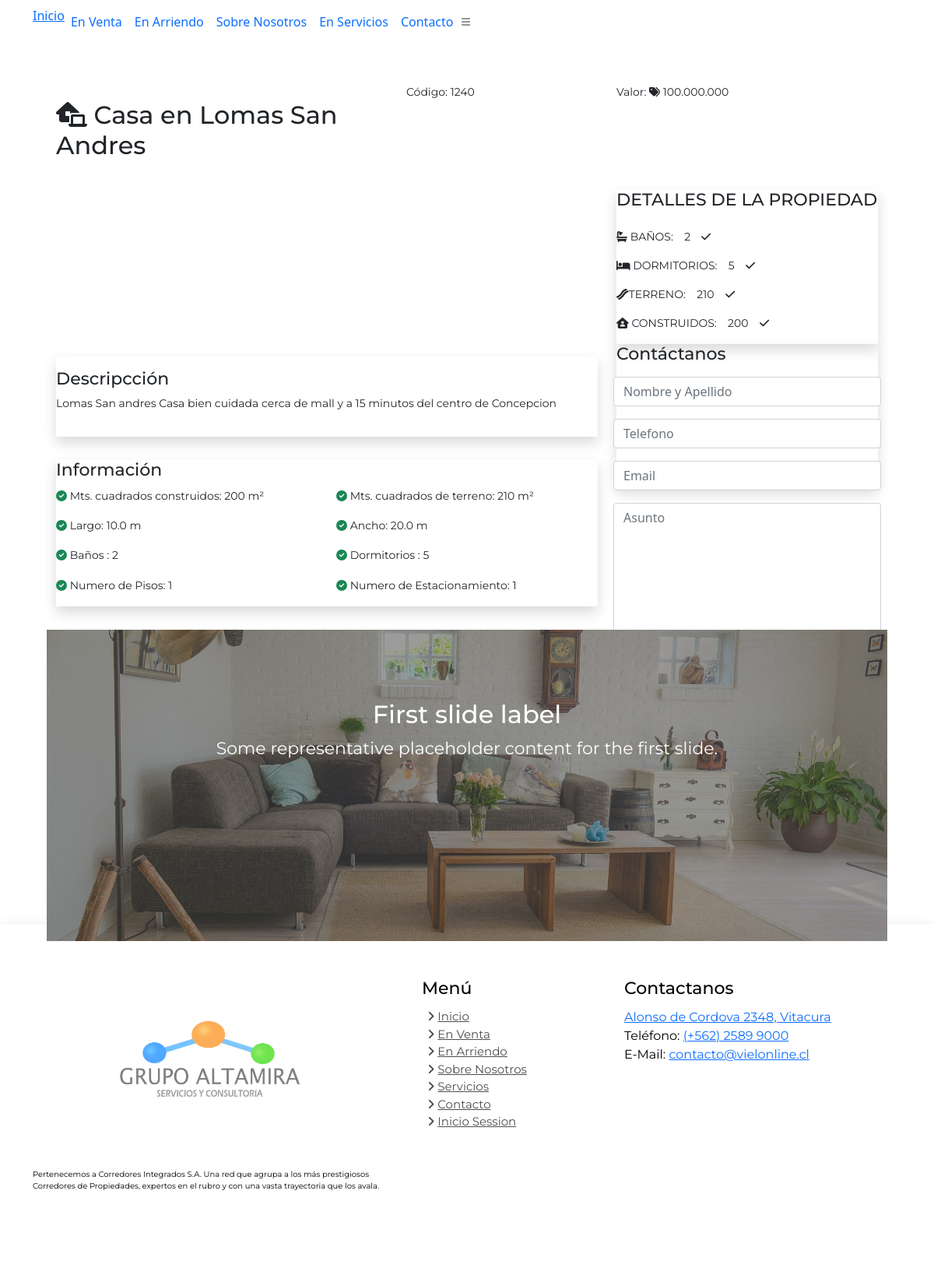
/1/, run on the app's committed database.
### service/models.py (models this page shows)
class BienRaiz(models.Model):
    title               = models.CharField(max_length=50, null=False, blank=False)
    description         = models.TextField(max_length=5000, null=False, blank=False)
    date_published      = models.DateTimeField(auto_now_add=True, verbose_name="date published")
    date_updated        = models.DateTimeField(auto_now=True, verbose_name="date updated")
    price               = models.CharField(max_length=20,null=False, blank=False)                        # precio
    common_expenses     = models.IntegerField(null=True, blank=True)                                     # gastos comunes
    m2_construction         = models.IntegerField()                                     # metros cuadrados construccion
    m2_terrain              = models.IntegerField()                                     # metros cadrados terreno
    height                  = models.FloatField()                                       # alto
    width                   = models.FloatField()                                       # ancho
    n_bath                  = models.IntegerField()                                     # numero de baños
    n_room                  = models.IntegerField()                                     # numero habitaciones
    n_parking               = models.IntegerField()                                     # numero de estacionamiento
    n_flat                  = models.IntegerField()                                     # numero de pisos
    country                 = models.CharField(max_length=50,null=False, blank=False)   # pais
    town                    = models.CharField(max_length=50,null=False, blank=False)   # ciudad
    sector                  = models.CharField(max_length=50,null=False, blank=False)   # sector
    is_vent                 = models.BooleanField()
    favorite                = models.BooleanField()
    region                  = models.IntegerField(null=False, blank=False,choices=REGION_STATUS,default = 1)   # region
    operation               = models.IntegerField(null=False,blank=False,choices=OPERATION_STATUS,default = 1)
    type_p                  = models.IntegerField(null=False,blank=False,choices=TYPE_STATUS,default = 1)
    author                  = models.ForeignKey(settings.AUTH_USER_MODEL, on_delete=models.CASCADE) # usuario
    img_principal           = models.ImageField(upload_to=upload_location2, null=True, blank=True)
    code                    = models.IntegerField(unique=True)

### app/views.py (the view)
def detail_service(request,id):
    context = {}
    services = BienRaiz.objects.get(id=id)
    gal = galeryService.objects.filter(owner=services)
    if len(gal) == 1 or len(gal) == 0:
        context["primera_imagen"] = gal
    else:
        context['primera_imagen'] = gal[0]
        context["servicio_imagen"] = gal[1:]
    context["servicios"] = services
    return render(request,'detail.html',context)

### app/templates/detail.html (shortened to what this page needs)
{% extends 'base.html' %}
{% load static %}
{% block content %}
<header id="header" class="fixed-top ">
    <div class="container d-flex align-items-center">
        <nav id="navbar" class="navbar navbar-expand-lg ">
            <div class="collapse navbar-collapse" id="navbarNavAltMarkup">
                <ul class="navbar-nav ml-auto">
                    <div class="navbar-nav">
                        <li><a class="getstarted2 scrollto cnav2" href="/"> Inicio </a></li>
                        <li><a class="nav-link scrollto cnav2 " href="/venta/"> En
                                Venta</a></li>
                        <li><a class="nav-link scrollto cnav2" href="/arriendo/"> En
                                Arriendo</a></li>
                        <li><a class="nav-link   scrollto cnav2" href="/nosotros/"> Sobre
                                Nosotros</a></li>
                        <li><a class="nav-link   scrollto cnav2" href="/servicios/">
                                En Servicios</a></li>
                        <li><a class="nav-link scrollto cnav2" href="/contacto/">
                                Contacto</a></li>
                        </ul>
            </div>
            <i class="bi bi-list mobile-nav-toggle"></i>
        </nav>
    </div>
</header>
<div class="container">
    <div class="row my-2">
        {% if servicios %}
        <div class="col-xl-5 col-xxl-5 col-lg-5 col-md-5 col-sm-12 col-12 mx-auto my-2">
            <h1><i class="fas fa-laptop-house"></i> {{ servicios.title }}</h1>
        </div>
        <div class="col-xl-3 col-xxl-3 col-lg-3 col-md-3 col-sm-12 col-12 mx-auto my-2">
            <div class="price-desing">
                <p>Código: {{servicios.code}} </p>
            </div>
        </div>
        <div class="col-xl-4 col-xxl-4 col-lg-4 col-md-4 col-sm-12 col-12 mx-auto my-2">
            <div class="price-desing">
                 <p>Valor: <i class="fas fa-tags"></i> {{servicios.price}}</p>
            </div>
        </div>
        {% endif %}
    </div>
    <div class="row">
        <div class="left-column col-12 col-lg-8 ">
            <div id="carouselExampleFade" class="carousel slide carousel-fade" data-bs-ride="carousel">
                <button class="carousel-control-prev" type="button" data-bs-target="#carouselExampleFade"
                    data-bs-slide="prev">
                    <span class="carousel-control-prev-icon" aria-hidden="true"></span>
                </button>
                <button class="carousel-control-next" type="button" data-bs-target="#carouselExampleFade"
                    data-bs-slide="next">
                    <span class="carousel-control-next-icon" aria-hidden="true"></span>
                </button>
            </div>
        </div>
        <div class="right-column col-12 col-lg-4 d-lg-flex d-none flex-column">
            <div class="content-cad shadow">
                <h2>DETALLES DE LA PROPIEDAD</h2>
                <div class="row mt-4">
                    <div class="col-12">
                        <p> <i class="fas fa-bath"></i>  BAÑOS:
                            &ensp; {{servicios.n_bath}} &ensp;  <i class="fas fa-check"></i> </p>
                    </div>
                </div>
                <div class="row">
                    <div class="col">
                        <p> <i class="fas fa-bed"></i> DORMITORIOS:
                            &ensp; {{servicios.n_room}} &ensp; <i class="fas fa-check"></i> </p>
                    </div>
                </div>
                <div class="row">
                    <div class="col">
                        <p> <i class="fas fa-bacon"></i>TERRENO:
                            &ensp; {{servicios.m2_terrain}} &ensp; <i class="fas fa-check"></i> </p>
                    </div>
                </div>
                <div class="row">
                    <div class="col">
                        <p> <i class="fas fa-house-user"></i> CONSTRUIDOS:
                            &ensp; {{servicios.m2_construction}} &ensp; <i class="fas fa-check"></i> </p>
                    </div>
                </div>
        </div>
        </div>
    </div>
</div>
<div class="container">
    <div class="row">
        <div class="left-column col-lg-8 ">
            <div class="content-cad shadow">
                {% if servicios %}
                <div class="row my-3">
                    <div class="col my-3">
                        <h2> Descripcción </h2>
                        <p> {{servicios.description}}</p>
                    </div>
                </div>
            </div>
            <div class="content-cad shadow">
                <h2> Información </h2>
                <div class="row">
                    <div class="col">
                        <p> <i class="fas fa-check-circle text-success mt-1 mr-2"></i> Mts. cuadrados construidos:
                            {{servicios.m2_construction}} m² </p>
                    </div>
                    <div class="col">
                        <p> <i class="fas fa-check-circle text-success mt-1 mr-2"></i> Mts. cuadrados de terreno:
                            {{servicios.m2_terrain}} m²</p>
                    </div>
                </div>
                <div class="row">
                    <div class="col">
                        <p> <i class="fas fa-check-circle text-success mt-1 mr-2"></i> Largo: {{servicios.height}} m</p>
                    </div>
                    <div class="col">
                        <p> <i class="fas fa-check-circle text-success mt-1 mr-2"></i> Ancho: {{servicios.width}} m</p>
                    </div>
                </div>
                <div class="row">
                    <div class="col">
                        <p> <i class="fas fa-check-circle text-success mt-1 mr-2"></i> Baños :
                            {{servicios.n_bath}} </p>
                    </div>
                    <div class="col">
                        <p> <i class="fas fa-check-circle text-success mt-1 mr-2"></i> Dormitorios :
                            {{servicios.n_room}} </p>
                    </div>
                </div>
                <div class="row">
                    <div class="col">
                        <p> <i class="fas fa-check-circle text-success mt-1 mr-2"></i> Numero de Pisos: {{servicios.n_parking}} </p>
                    </div>
                    <div class="col">
                        <p> <i class="fas fa-check-circle text-success mt-1 mr-2"></i> Numero de Estacionamiento: {{servicios.n_flat}}
                        </p>
                    </div>
                </div>
            </div>
            {% endif %}
        </div>
        <div class="right-column col-lg-4 d-lg-flex d-none flex-column">
            <div class="content-cad shadow">
                <h2> Contáctanos </h2>
                <div class="form">
                    <form class="form-group" method="POST">
                        <div class="row">
                            <div class="p-2">
                                <input type="text" name="name" class="form-control" placeholder="Nombre y Apellido" required
                                    autofocus>
                            </div>
                            <div class="p-2">
                                <input type="text" name="phone" class="form-control" placeholder="Telefono" required autofocus>
                            </div>
                            <div class="topmargin-xs p-2">
                                <input type="email" name="email" class="form-control" placeholder="Email" required autofocus>
                            </div>
                            <div class="topmargin-xs p-2">
                                <textarea name="message" class="form-control" cols="30" rows="10" placeholder="Asunto" required
                                    autofocus></textarea>
                            </div>
                            <div class="col-md-12 topmargin-xs">
                            </div>
                        </div>
                    </form>
                </div>
            </div>
        </div>
    </div>
</div>
<div id="carouselExampleCaptions" class="carousel slide" data-bs-ride="carousel">
    <div class="carousel-inner">
        <div class="carousel-item active">
            <div class="carrusel-edit-img-servicios">
            </div>
            <div class="carousel-caption d-none d-md-block desing-message">
                <h5>First slide label</h5>
                <p>Some representative placeholder content for the first slide.</p>
            </div>
        </div>
    </div>
</div>
{% endblock %}

### templates/base.html (shortened to what this page needs)
{% load static %}
<!DOCTYPE html>
<html lang="en">
<head>
    {% include 'snippets/head.html' %}
</head>
<body>
    <div class="container-pd">
        {% block content %}
        {% endblock content %}
    </div>
    <br>
    <footer">
        {% include 'snippets/footer.html' %}
</body>
</html>

### templates/snippets/head.html (shortened to what this page needs)
{% load static %}
<link href="https://cdn.jsdelivr.net/npm/bootstrap@5.0.0-beta3/dist/css/bootstrap.min.css" rel="stylesheet"
>
<link rel="stylesheet" href="https://cdn.jsdelivr.net/npm/bootstrap-icons@1.3.0/font/bootstrap-icons.css">
<link rel="stylesheet" href="{% static 'css/style_principal.css' %}">
<link rel="stylesheet" href="{% static 'css/css_element_utils.css' %}">
<link rel="stylesheet" href="{% static 'css/home_styles.css' %}">

### templates/snippets/footer.html (shortened to what this page needs)
    {% load static %}
<br>
<div class="container-footer">
    <div class="container">
        <div class="row">
            <div class="col-md-5 col-sm-6">
                <div class="text-center img-logo-edit">
                    <img src="{% static 'img/logo.png' %}" alt="" style="height: 220px; width: 250px; ">
                </div>
                <br>
                <p class="text-justify"> Pertenecemos a Corredores Integrados S.A. Una red que agrupa a los más
                    prestigiosos Corredores de Propiedades, expertos
                    en el rubro y con una vasta trayectoria que los avala. </p>
            </div>
            <div class="col-md-3 col-sm-6">
                <h4 class="h4-edit1">Menú</h4>
                <ul class="footer-links">
                    <li> <i class="fas fa-angle-right"></i> <a href="#"> Inicio </a> </li>
                    <li> <i class="fas fa-angle-right"></i> <a href="#"> En Venta </a> </li>
                    <li> <i class="fas fa-angle-right"></i> <a href="#"> En Arriendo </a> </li>
                    <li> <i class="fas fa-angle-right"></i> <a href="#"> Sobre Nosotros </a> </li>
                    <li> <i class="fas fa-angle-right"></i> <a href="#"> Servicios </a> </li>
                    <li> <i class="fas fa-angle-right"></i> <a href="#"> Contacto </a> </li>
                    <li> <i class="fas fa-angle-right"></i> <a href="#"> Inicio Session </a> </li>
                </ul>
            </div>
            <div class="col-md-4 col-sm-12">
                <h4 class="h4-edit">Contactanos</h4>
                <div class="text-widget">
                    <span>
                        <a href="#">Alonso de Cordova 2348, Vitacura</a>
                    </span>
                    <br>
                    Teléfono:
                    <span>
                        <a href="#">(+562) 2589 9000</a>
                    </span>
                    <br>
                    E-Mail:
                    <span>
                        <a href="#">contacto@vielonline.cl</a>
                    </span>
                    <br><br>
                </div>
            </div>
        </div>
    </div>

### data on the page
BienRaiz: title "Casa en Lomas San Andres", code "1240", price "100.000.000", n_bath "2", n_room "5", m2_terrain "210", m2_construction "200", description "Lomas San andres Casa bien cuidada cerca de mall y a 15 minutos del centro de Concepcion", height "10.0", width "20.0", n_parking "1", n_flat "1"
